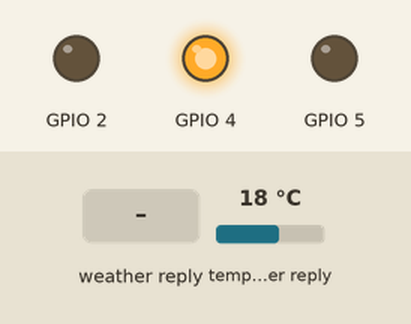
This sketch was run on a simulated ESP8266 (NodeMCU). On the bench: output pins drawn as LEDs (lit = HIGH). The inputs (shaded band) are chosen by the test bench; at power-on: temperature in the weather reply 18 °C. WiFi joins after 1.5 s; servers stay silent unless stated; web services answer with replies made up by the test bench; what the sketch prints to the serial monitor is not drawn.

Above: at 2.7 s.
2.8 s: weather in the web reply set to Clear
At 12.6 s:
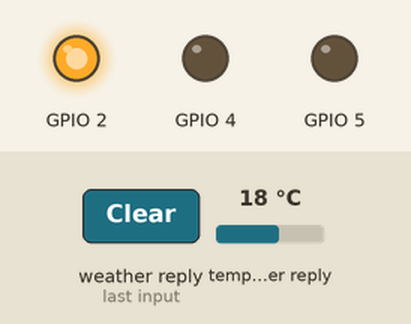
13.5 s: temperature in the weather reply set to 23 °C
23.5 s: temperature in the weather reply set to 26 °C
At 33.5 s:
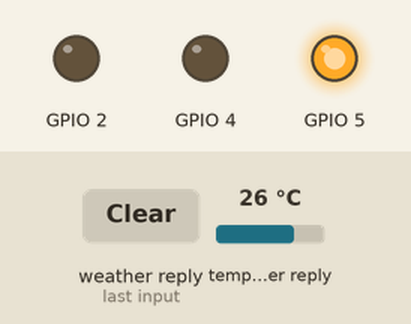
33.9 s: temperature in the weather reply set to -1 °C
At 42.6 s:
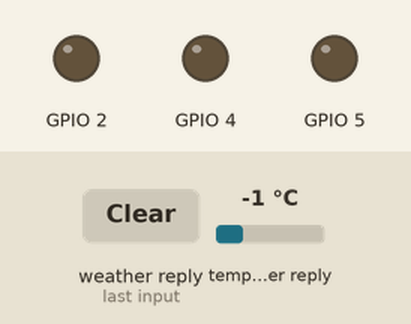
44.2 s: temperature in the weather reply set to 28 °C
At 54.3 s:
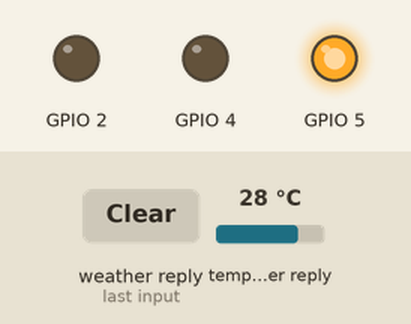
Timing chart, 0 to 64.7 s (numbered marks = the images above; inputs shaded):
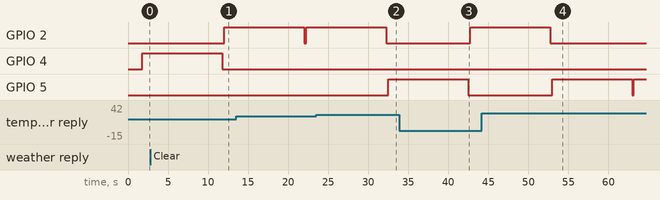

The sketch:

WEATHER.ino
```cpp
#include <ArduinoJson.h>

#include <ESP8266HTTPClient.h>
#include <ESP8266WiFi.h>

//ingresamos nombre de la red y contaseña
const char* ssid = "andy";
const char* password = "andy1406";

// en host cambia la parte de la ciudad por la ciudad que desees
const String host =

//SOLEADO
"http://api.openweathermap.org/data/2.5/weather?q=Tulancingo,%20MX&units=metric&APPID=";

//NUBLADO
//"http://api.openweathermap.org/data/2.5/forecast?q=Tijuana,MX&APPID=";

//MAS DE 25 GRADOS
//"http://api.openweathermap.org/data/2.5/forecast?q=Veracruz,MX&APPID=";

const String privateKey = "f0fbe4f0ffd8cb2837dd49302f845aa3";
const int delayTime = 10000; // sugerencia 1 minuto -> 60000


void setup() {
Serial.begin(115200);
delay(20);

//PINES PARA LED
pinMode(2,OUTPUT);
pinMode(4,OUTPUT);
pinMode(5,OUTPUT);

// Nos intentamos conectar a la red wifi
Serial.println();
Serial.print("Conectando a ");
Serial.println(ssid);
WiFi.mode(WIFI_STA); // modo wifi-client
WiFi.begin(ssid, password);

while (WiFi.status() != WL_CONNECTED) {
delay(250);
Serial.print(".");
}

Serial.println("");
Serial.println("Conectado a la red WiFi!!!");
Serial.println("");
} // EOF setup()


void loop() {
  //APAGAMOS LOS LED
digitalWrite(2,LOW);
digitalWrite(4,LOW);
digitalWrite(5,LOW);

if ((WiFi.status() == WL_CONNECTED)) {
HTTPClient http;

http.begin(host + privateKey); //armamos la URL
int httpCode = http.GET(); //Realizamos la petición

if (httpCode > 0) { //código de retorno

String data = http.getString();

if(data){
Serial.println(httpCode); // esperamos que sea 200
Serial.println(data);
const size_t capacity = JSON_ARRAY_SIZE(1) + JSON_OBJECT_SIZE(1) + 2*JSON_OBJECT_SIZE(2) + JSON_OBJECT_SIZE(3) + JSON_OBJECT_SIZE(4) + JSON_OBJECT_SIZE(8) + JSON_OBJECT_SIZE(12) + 420;

DynamicJsonBuffer jsonBuffer(capacity);

JsonObject& root = jsonBuffer.parseObject(data);

float coord_lon = root["coord"]["lon"]; // -0.13
float coord_lat = root["coord"]["lat"]; // 51.51

JsonArray& weather = root["weather"];

JsonObject& weather_0 = weather[0];
int weather_0_id = weather_0["id"]; // 301

Serial.println("ID del clima"+String(weather_0_id));

//TEMPERATURA EN GRADOS CELSIUS
JsonObject& main = root["main"];
float main_temp = main["temp"]; // 281.87
Serial.println("Weather "+String(main_temp));

//TEMPERATURAS LEDS
if(main_temp>=25.0){
  //SI ES MAYOR A 25° ENCIENDE LED ROJO
  digitalWrite(5,HIGH);
}
else if(weather_0_id>=801){
  //CLIMA NUBLADO
  //SI ES MAYOR A 800 ENCIENDE LED AZUL
  digitalWrite(4,HIGH);
}
else if(weather_0_id<=800){
  //CLIMA SOLEADO
  //SI ES MENOR A 800 ENCIENDE LED AMARILLO
  digitalWrite(2,HIGH);
}

}
}

else {
Serial.println("Error en la petición HTTP");
}

http.end(); //cerramos conexión y liberamos recursos
}
delay(delayTime);
} // EOF loop()
```

Measured:
- the behaviour switches between 24 and 25 °C on temperature in the weather reply (found by bisection; images 1 and 2)
- after the input at 2.8 s, GPIO 2: LOW → HIGH after 9.2 s; GPIO 4: goes on until 11.8 s, then stays LOW
- after the input at 23.5 s, GPIO 2: goes on until 32.2 s, then stays LOW; GPIO 5: LOW → HIGH after 9.0 s
- after the input at 33.9 s, GPIO 2: LOW → HIGH after 8.8 s; GPIO 5: goes on until 42.5 s, then stays LOW
- after the input at 44.2 s, GPIO 2: goes on until 52.7 s, then stays LOW; GPIO 5: LOW → HIGH after 8.8 s, → LOW 10.0 s later, → HIGH 0.24 s later
